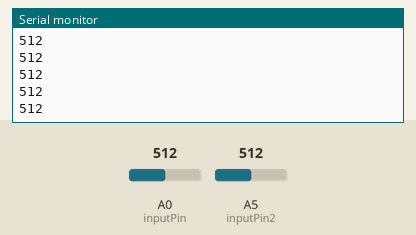
Simulated run of this sketch. Board: Arduino Uno, built with avr-gcc and run on an emulated ATmega328P. Parts: the last lines printed to the serial monitor. The test bench sets the inputs (shaded band); at power-on: A0 (inputPin) = 512, A5 (inputPin2) = 512.

Above: at 1.2 s.
1.3 s: A0 (inputPin) set to 716
At 2.4 s:
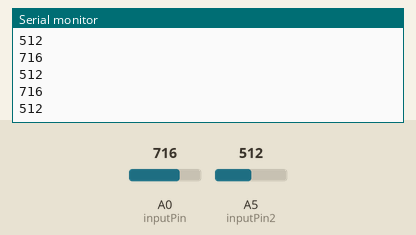
2.8 s: A5 (inputPin2) set to 716
At 3.9 s:
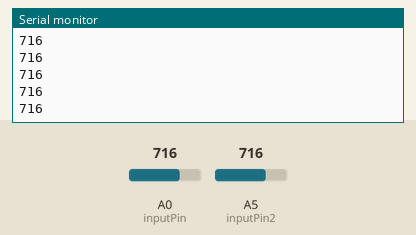
4.3 s: A0 (inputPin) set to 900
At 5.4 s:
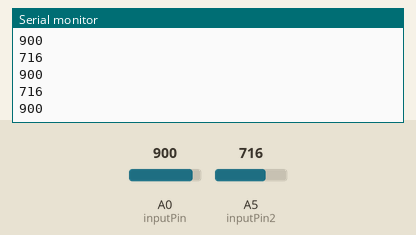
5.8 s: A5 (inputPin2) set to 900
At 6.9 s:
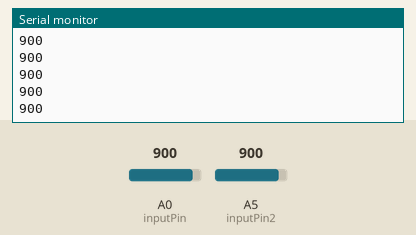
Timing chart, 0 to 8.3 s (numbered marks = the images above; inputs shaded):
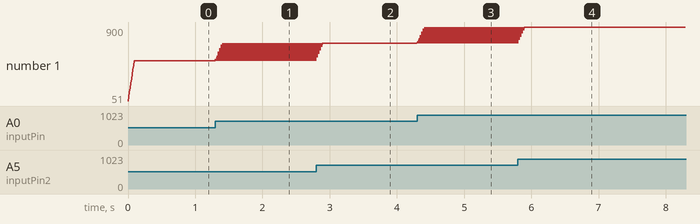

The sketch:

gestura_bend.ino
```cpp
const int numReadings = 10;
boolean counter = false;

int readings[numReadings];
int readings2[numReadings];
int readIndex = 0;
int total2 = 0;
int total = 0;
int average2 = 0;                ;
int average = 0;

int inputPin = A0;
int inputPin2 = A5;

void setup() {
  // initialize serial communication with computer:
  Serial.begin(9600);
  // initialize all the readings to 0:
  for (int thisReading = 0; thisReading < numReadings; thisReading++) {
    readings[thisReading] = 0;
    readings2[thisReading] = 0;
  }
}

void loop() {
  // subtract the last reading:
  total = total - readings[readIndex];
  total2 = total2 - readings2[readIndex];
  readings[readIndex] = analogRead(inputPin);
  readings2[readIndex] = analogRead(inputPin2);
  total = total + readings[readIndex];
  total2 = total2 + readings2[readIndex];
  readIndex = readIndex + 1;

  if (readIndex >= numReadings) {
    // ...wrap around to the beginning:
    readIndex = 0;
  }

  // calculate the average:
  average = total / numReadings;
  average2 = total2 / numReadings;
  // send it to the computer as ASCII digits
  if(counter){

      Serial.println(average);
   }
   else{

  Serial.println(average2);
    }
    counter = !counter;
  delay(10);        // delay in between reads for stability
}
```

gestura_wave.pde
```cpp

```

Measured:
- after the input at 1.3 s, the serial monitor: prints a new line at once (image 1)
- after the input at 2.8 s, the serial monitor: prints a new line at once (image 2)
- after the input at 4.3 s, the serial monitor: prints a new line at once (image 3)
- after the input at 5.8 s, the serial monitor: prints a new line at once (image 4)
